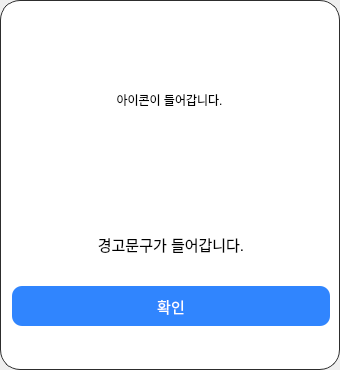
<?xml version="1.0" encoding="UTF-8"?>
<ui version="4.0">
 <class>WarningDialog</class>
 <widget class="QDialog" name="WarningDialog">
  <property name="geometry">
   <rect>
    <x>0</x>
    <y>0</y>
    <width>340</width>
    <height>370</height>
   </rect>
  </property>
  <property name="windowTitle">
   <string>Dialog</string>
  </property>
  <property name="styleSheet">
   <string notr="true">QFrame#frame{
border:1px solid rgb(45,45,45);
border-radius:20px;
	background-color: rgb(255, 255, 255);
}
QPushButton{
	background-color: rgb(48, 133, 254);
	color:white;
	border-radius:10px;
}</string>
  </property>
  <layout class="QVBoxLayout" name="verticalLayout">
   <property name="leftMargin">
    <number>0</number>
   </property>
   <property name="topMargin">
    <number>0</number>
   </property>
   <property name="rightMargin">
    <number>0</number>
   </property>
   <property name="bottomMargin">
    <number>0</number>
   </property>
   <item>
    <widget class="QFrame" name="frame">
     <property name="frameShape">
      <enum>QFrame::StyledPanel</enum>
     </property>
     <property name="frameShadow">
      <enum>QFrame::Raised</enum>
     </property>
     <layout class="QVBoxLayout" name="verticalLayout_3">
      <property name="spacing">
       <number>0</number>
      </property>
      <property name="leftMargin">
       <number>0</number>
      </property>
      <property name="topMargin">
       <number>0</number>
      </property>
      <property name="rightMargin">
       <number>0</number>
      </property>
      <property name="bottomMargin">
       <number>0</number>
      </property>
      <item>
       <widget class="QWidget" name="top_widget" native="true">
        <layout class="QHBoxLayout" name="horizontalLayout">
         <item>
          <widget class="QLabel" name="icon_lab">
           <property name="minimumSize">
            <size>
             <width>115</width>
             <height>115</height>
            </size>
           </property>
           <property name="maximumSize">
            <size>
             <width>115</width>
             <height>115</height>
            </size>
           </property>
           <property name="styleSheet">
            <string notr="true">background-color: rgb(255, 255, 255);</string>
           </property>
           <property name="text">
            <string>아이콘이 들어갑니다.</string>
           </property>
           <property name="scaledContents">
            <bool>true</bool>
           </property>
           <property name="alignment">
            <set>Qt::AlignCenter</set>
           </property>
           <property name="wordWrap">
            <bool>true</bool>
           </property>
          </widget>
         </item>
        </layout>
       </widget>
      </item>
      <item>
       <widget class="QWidget" name="bottom_widget" native="true">
        <property name="maximumSize">
         <size>
          <width>16777215</width>
          <height>130</height>
         </size>
        </property>
        <layout class="QVBoxLayout" name="verticalLayout_2">
         <property name="leftMargin">
          <number>11</number>
         </property>
         <property name="bottomMargin">
          <number>0</number>
         </property>
         <item>
          <widget class="QLabel" name="warn_lab">
           <property name="minimumSize">
            <size>
             <width>0</width>
             <height>66</height>
            </size>
           </property>
           <property name="maximumSize">
            <size>
             <width>16777215</width>
             <height>66</height>
            </size>
           </property>
           <property name="font">
            <font>
             <pointsize>11</pointsize>
            </font>
           </property>
           <property name="text">
            <string>경고문구가 들어갑니다.</string>
           </property>
           <property name="alignment">
            <set>Qt::AlignCenter</set>
           </property>
           <property name="wordWrap">
            <bool>true</bool>
           </property>
          </widget>
         </item>
         <item>
          <widget class="QPushButton" name="ok_btn">
           <property name="minimumSize">
            <size>
             <width>0</width>
             <height>40</height>
            </size>
           </property>
           <property name="maximumSize">
            <size>
             <width>16777215</width>
             <height>40</height>
            </size>
           </property>
           <property name="font">
            <font>
             <pointsize>11</pointsize>
            </font>
           </property>
           <property name="styleSheet">
            <string notr="true"/>
           </property>
           <property name="text">
            <string>확인</string>
           </property>
          </widget>
         </item>
        </layout>
       </widget>
      </item>
      <item>
       <spacer name="verticalSpacer">
        <property name="orientation">
         <enum>Qt::Vertical</enum>
        </property>
        <property name="sizeType">
         <enum>QSizePolicy::Fixed</enum>
        </property>
        <property name="sizeHint" stdset="0">
         <size>
          <width>20</width>
          <height>40</height>
         </size>
        </property>
       </spacer>
      </item>
     </layout>
    </widget>
   </item>
  </layout>
 </widget>
 <resources/>
 <connections/>
</ui>
